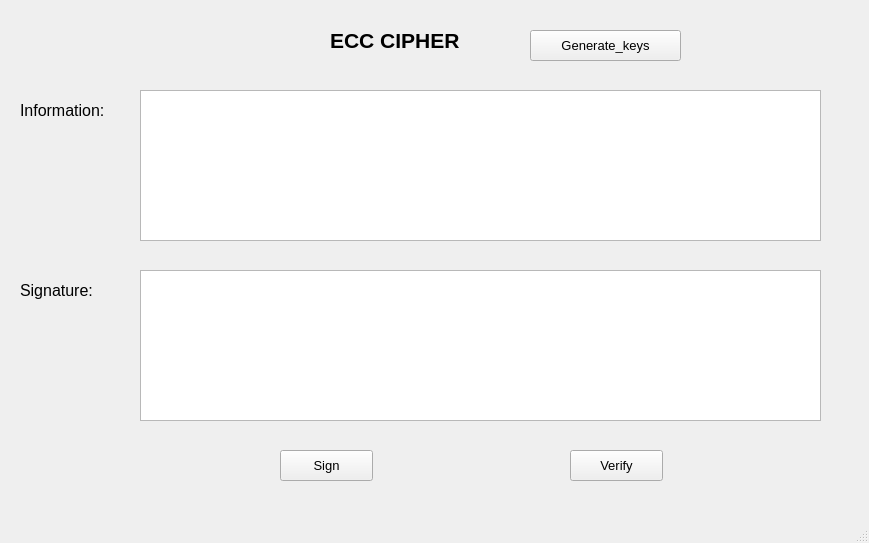
<?xml version="1.0" encoding="UTF-8"?>
<ui version="4.0">
 <class>MainWindow</class>
 <widget class="QMainWindow" name="MainWindow">
  <property name="geometry">
   <rect>
    <x>0</x>
    <y>0</y>
    <width>869</width>
    <height>543</height>
   </rect>
  </property>
  <property name="windowTitle">
   <string>MainWindow</string>
  </property>
  <widget class="QWidget" name="centralwidget">
   <widget class="QLabel" name="label_5">
    <property name="geometry">
     <rect>
      <x>20</x>
      <y>270</y>
      <width>121</width>
      <height>41</height>
     </rect>
    </property>
    <property name="font">
     <font>
      <pointsize>12</pointsize>
     </font>
    </property>
    <property name="text">
     <string>Signature:</string>
    </property>
   </widget>
   <widget class="QPushButton" name="Sign">
    <property name="geometry">
     <rect>
      <x>280</x>
      <y>450</y>
      <width>93</width>
      <height>31</height>
     </rect>
    </property>
    <property name="font">
     <font>
      <pointsize>10</pointsize>
     </font>
    </property>
    <property name="text">
     <string>Sign</string>
    </property>
   </widget>
   <widget class="QTextEdit" name="txt_sign">
    <property name="geometry">
     <rect>
      <x>140</x>
      <y>270</y>
      <width>681</width>
      <height>151</height>
     </rect>
    </property>
    <property name="font">
     <font>
      <pointsize>12</pointsize>
     </font>
    </property>
   </widget>
   <widget class="QPushButton" name="Verify">
    <property name="geometry">
     <rect>
      <x>570</x>
      <y>450</y>
      <width>93</width>
      <height>31</height>
     </rect>
    </property>
    <property name="font">
     <font>
      <pointsize>10</pointsize>
     </font>
    </property>
    <property name="text">
     <string>Verify</string>
    </property>
   </widget>
   <widget class="QLabel" name="label">
    <property name="geometry">
     <rect>
      <x>20</x>
      <y>90</y>
      <width>111</width>
      <height>41</height>
     </rect>
    </property>
    <property name="font">
     <font>
      <pointsize>12</pointsize>
     </font>
    </property>
    <property name="text">
     <string>Information:</string>
    </property>
   </widget>
   <widget class="QLabel" name="label_2">
    <property name="geometry">
     <rect>
      <x>330</x>
      <y>20</y>
      <width>181</width>
      <height>41</height>
     </rect>
    </property>
    <property name="font">
     <font>
      <pointsize>16</pointsize>
      <weight>75</weight>
      <bold>true</bold>
     </font>
    </property>
    <property name="text">
     <string>ECC CIPHER</string>
    </property>
   </widget>
   <widget class="QTextEdit" name="txt_info">
    <property name="geometry">
     <rect>
      <x>140</x>
      <y>90</y>
      <width>681</width>
      <height>151</height>
     </rect>
    </property>
    <property name="font">
     <font>
      <pointsize>12</pointsize>
     </font>
    </property>
   </widget>
   <widget class="QPushButton" name="Generate_keys">
    <property name="geometry">
     <rect>
      <x>530</x>
      <y>30</y>
      <width>151</width>
      <height>31</height>
     </rect>
    </property>
    <property name="font">
     <font>
      <pointsize>10</pointsize>
     </font>
    </property>
    <property name="text">
     <string>Generate_keys</string>
    </property>
   </widget>
  </widget>
  <widget class="QMenuBar" name="menubar">
   <property name="geometry">
    <rect>
     <x>0</x>
     <y>0</y>
     <width>869</width>
     <height>21</height>
    </rect>
   </property>
  </widget>
  <widget class="QStatusBar" name="statusbar"/>
 </widget>
 <resources/>
 <connections/>
</ui>
